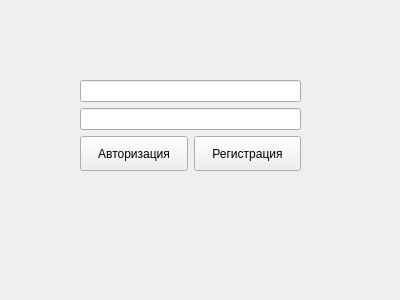
<?xml version="1.0" encoding="UTF-8"?>
<ui version="4.0">
 <class>AuthForm</class>
 <widget class="QWidget" name="AuthForm">
  <property name="geometry">
   <rect>
    <x>0</x>
    <y>0</y>
    <width>400</width>
    <height>300</height>
   </rect>
  </property>
  <property name="windowTitle">
   <string>Form</string>
  </property>
  <widget class="QWidget" name="verticalLayoutWidget">
   <property name="geometry">
    <rect>
     <x>80</x>
     <y>80</y>
     <width>221</width>
     <height>91</height>
    </rect>
   </property>
   <layout class="QVBoxLayout" name="verticalLayout">
    <item>
     <layout class="QVBoxLayout" name="verticalLayout_2">
      <item>
       <widget class="QLineEdit" name="lineEdit">
        <property name="sizePolicy">
         <sizepolicy hsizetype="Expanding" vsizetype="Expanding">
          <horstretch>0</horstretch>
          <verstretch>0</verstretch>
         </sizepolicy>
        </property>
        <property name="toolTip">
         <string/>
        </property>
        <property name="inputMask">
         <string/>
        </property>
        <property name="text">
         <string/>
        </property>
        <property name="maxLength">
         <number>50</number>
        </property>
        <property name="placeholderText">
         <string/>
        </property>
       </widget>
      </item>
      <item>
       <widget class="QLineEdit" name="lineEdit_2">
        <property name="sizePolicy">
         <sizepolicy hsizetype="Expanding" vsizetype="Expanding">
          <horstretch>0</horstretch>
          <verstretch>0</verstretch>
         </sizepolicy>
        </property>
       </widget>
      </item>
     </layout>
    </item>
    <item>
     <layout class="QHBoxLayout" name="horizontalLayout">
      <property name="spacing">
       <number>6</number>
      </property>
      <item>
       <widget class="QPushButton" name="authButton">
        <property name="sizePolicy">
         <sizepolicy hsizetype="Expanding" vsizetype="Expanding">
          <horstretch>0</horstretch>
          <verstretch>0</verstretch>
         </sizepolicy>
        </property>
        <property name="mouseTracking">
         <bool>false</bool>
        </property>
        <property name="text">
         <string>Авторизация</string>
        </property>
       </widget>
      </item>
      <item>
       <widget class="QPushButton" name="registerButton">
        <property name="sizePolicy">
         <sizepolicy hsizetype="Expanding" vsizetype="Expanding">
          <horstretch>0</horstretch>
          <verstretch>0</verstretch>
         </sizepolicy>
        </property>
        <property name="text">
         <string>Регистрация</string>
        </property>
       </widget>
      </item>
     </layout>
    </item>
   </layout>
  </widget>
 </widget>
 <resources/>
 <connections/>
</ui>
